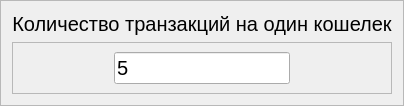
               <widget class="QFrame" name="transactions_count">
                <property name="font">
                 <font>
                  <pointsize>15</pointsize>
                 </font>
                </property>
                <property name="frameShape">
                 <enum>QFrame::StyledPanel</enum>
                </property>
                <property name="frameShadow">
                 <enum>QFrame::Raised</enum>
                </property>
                <layout class="QVBoxLayout" name="verticalLayout_12">
                 <item>
                  <widget class="QLabel" name="label_17">
                   <property name="font">
                    <font>
                     <pointsize>15</pointsize>
                    </font>
                   </property>
                   <property name="text">
                    <string>Количество транзакций на один кошелек</string>
                   </property>
                   <property name="alignment">
                    <set>Qt::AlignCenter</set>
                   </property>
                  </widget>
                 </item>
                 <item>
                  <widget class="QFrame" name="frame_10">
                   <property name="frameShape">
                    <enum>QFrame::StyledPanel</enum>
                   </property>
                   <property name="frameShadow">
                    <enum>QFrame::Raised</enum>
                   </property>
                   <layout class="QHBoxLayout" name="horizontalLayout_7">
                    <item>
                     <spacer name="horizontalSpacer_11">
                      <property name="orientation">
                       <enum>Qt::Horizontal</enum>
                      </property>
                      <property name="sizeHint" stdset="0">
                       <size>
                        <width>40</width>
                        <height>20</height>
                       </size>
                      </property>
                     </spacer>
                    </item>
                    <item>
                     <widget class="QLineEdit" name="transactions_count_input">
                      <property name="font">
                       <font>
                        <pointsize>15</pointsize>
                        <weight>50</weight>
                        <bold>false</bold>
                       </font>
                      </property>
                      <property name="text">
                       <string>5</string>
                      </property>
                      <property name="alignment">
                       <set>Qt::AlignLeading|Qt::AlignLeft|Qt::AlignVCenter</set>
                      </property>
                     </widget>
                    </item>
                    <item>
                     <spacer name="horizontalSpacer_12">
                      <property name="orientation">
                       <enum>Qt::Horizontal</enum>
                      </property>
                      <property name="sizeHint" stdset="0">
                       <size>
                        <width>40</width>
                        <height>20</height>
                       </size>
                      </property>
                     </spacer>
                    </item>
                   </layout>
                  </widget>
                 </item>
                </layout>
               </widget>
